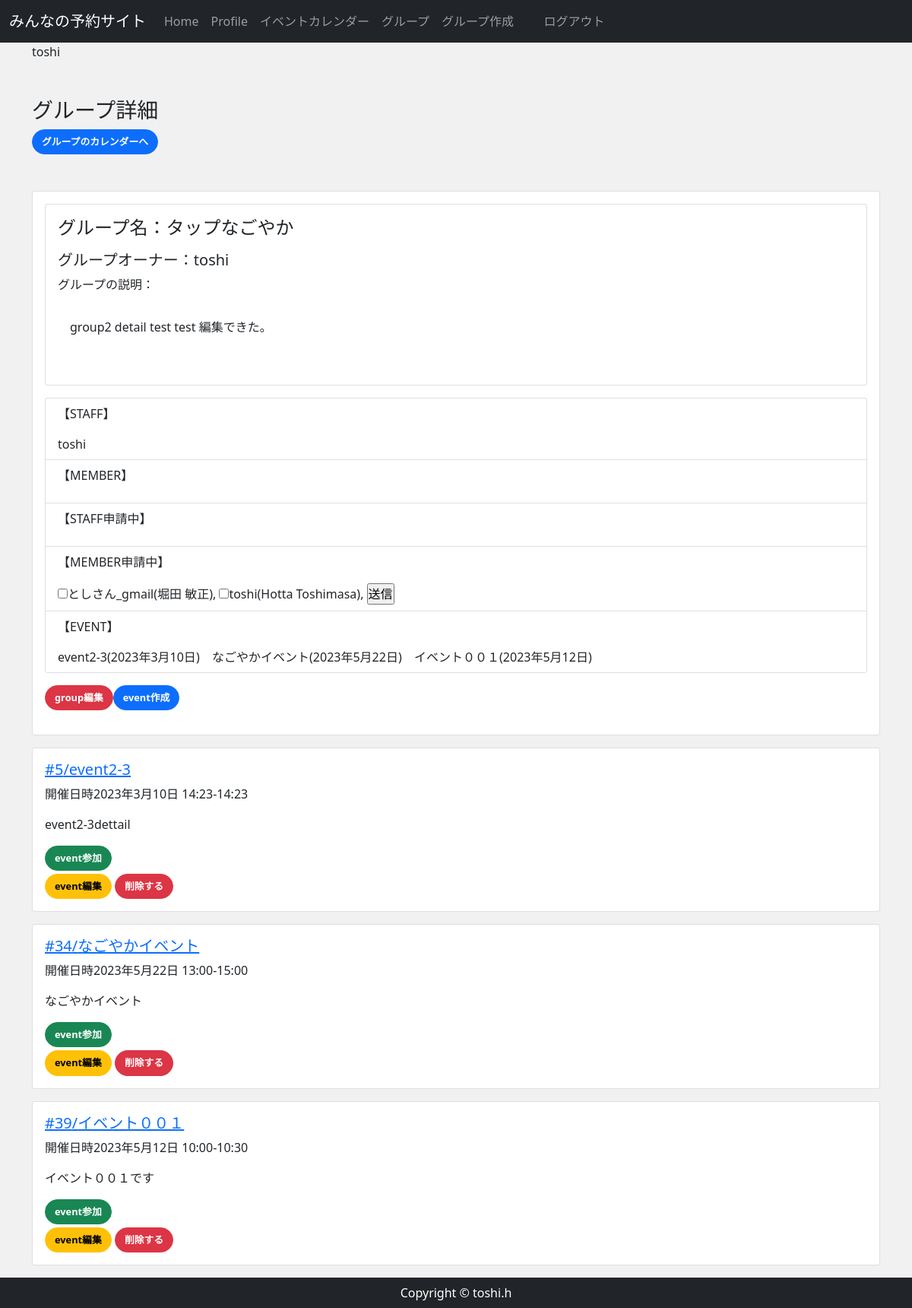
Screenshot of /group_detail/2/ (signed in) with the database file from the repository.
### accounts/models.py (models this page shows, shortened)
class CustomUser(AbstractBaseUser, PermissionsMixin):
    email = models.EmailField(
        verbose_name='email',
        max_length=255,
        unique=True,
        )
    first_name = models.CharField('名', max_length=150)
    last_name = models.CharField('姓', max_length=150)
    nickname = models.CharField('ニックネーム', max_length=150,  null=True, blank=True)
    active = models.BooleanField(default=True)
    staff = models.BooleanField(default=False) #staffかどうか
    admin = models.BooleanField(default=False)
    objects = UserManager()
    EMAIL_FIELD = 'email'
    USERNAME_FIELD = 'email'
    REQUIRED_FIELDS = []
    @property
    def is_active(self):
        return self.active
    class Meta(AbstractBaseUser.Meta):
        db_table = 'custom_user'

### reservation/models.py (models this page shows, shortened)
class Group(models.Model):
    group_name = models.CharField(max_length=150)
    group_detail = models.TextField()
    group_owner = models.ForeignKey(
        CustomUser,
        unique=False,
        db_index=True,
        related_name='owner',
        on_delete=models.CASCADE
    )

class ApplyingMember(models.Model):
    member = models.ForeignKey(CustomUser, on_delete=models.CASCADE, )
    group = models.ForeignKey(Group, on_delete=models.CASCADE,)
    applying = models.BooleanField(default=False)
    class Meta:
        constraints = [
            models.UniqueConstraint(
                fields=["member", "group"],
                name = "appliyng_member_unique"
            ),
        ]

class Event(models.Model):
    event_title = models.CharField(max_length=150)
    event_detail = models.TextField()
    group = models.ForeignKey(Group,  on_delete=models.CASCADE, related_name="group_event")
    event_date = models.DateField()
    start_time = models.TimeField()
    end_time = models.TimeField()

### reservation/views.py (the view, shortened to what this page needs)
# urls.py: path('group_detail/<int:pk>/',views.GroupDetailView.as_view(), name="group_detail"), #グループ詳細
class GroupDetailView(LoginRequiredMixin,DetailView):
    model=Group
    template_name = 'reservation/group_detail.html'
    def get(self, request, *args, **kwargs):
        group_data = Group.objects.get(id=self.kwargs['pk'])
        event_data = Event.objects.filter(group=group_data)
        member_data = ApprovedMember.objects.filter( #memberデータ取得
            group = group_data, approved = True)
        staff_data = ApprovedStaff.objects.filter( #staffデータ取得
            group = group_data, approved = True)
        applying_staffs=ApplyingStaff.objects.filter(group=group_data, applying=True)
        applying_members=ApplyingMember.objects.filter(group=group_data, applying=True)
        member_names = {m_data.member for m_data in member_data}
        staff_names = {s_data.staff for s_data in staff_data}
        """グループ加入の承認済みデータのリストに名前があり、かつapprovedでないと別ページにリダイレクトされる"""
        is_group_staff = self.request.user in staff_names
        is_group_member = self.request.user in member_names
        join_event_list=[]
        join_event=Join.objects.filter(join_name=self.request.user, join=True)
        for j_ev in join_event:
            join_event_list.append(j_ev.join_event.pk)
        ctx={
                'group_data':group_data,
                'member_data':member_data,
                'member_names':member_names,
                'staff_names':staff_names,
                'event_data':event_data,
                'is_group_staff':is_group_staff,
                'is_group_member':is_group_member,
                'applying_staffs':applying_staffs,
                'applying_members':applying_members,
                'join_event_list': join_event_list,
            }
        if (request.user in staff_names) or  (request.user in member_names):
            return render(request, 'reservation/group_detail.html', ctx)
        else:
            return HttpResponse('<h1>%sさんは%sの詳細は見られません</h1>' % (request.user.nickname, group_data.group_name ))

### reservation/templates/reservation/group_detail.html (shortened to what this page needs)
{% extends 'reservation/base.html' %}
{% block content %}
    <div class="my-5">
        <h3>グループ詳細</h3>
        <p><a class='btn btn-primary' href="{% url 'group_detail_cal' group_data.pk %}">グループのカレンダーへ</a></p>
    </div>
    <div class="card mb-3 col-lg-auto" style="">
        <div class="card-body">
            <div class="card mb-3 col-lg-auto" style="">
                <div class="card-body">
                    <h4 class="card-title mb-3"><div hidden>#{{ group_data.pk }}</div>グループ名：{{ group_data.group_name }}</h4>
                    <h5>グループオーナー：{{ group_data.group_owner.nickname }}</h5>
                    <p>グループの説明：</p>
                    <div class="card-body mb-3 col-lg-auto">
                        <p class="card-text mb-3">{{ group_data.group_detail }}</p>
                    </div>
                </div>
            </div>
                    <ul class="list-group listgroup-flush mb-3">
                        <li class="list-group-item">
                        <p>【STAFF】</p>
                            {% for s_name in staff_names %}
                            {{s_name.nickname}} &ensp;
                            {% endfor %}
                        </li>
                        <li class="list-group-item">
                        <p>【MEMBER】</p>
                        </li>
                        {% if is_group_staff %}
                        <li class="list-group-item">
                        <p>【STAFF申請中】</p>
                        </li>
                        <li class="list-group-item">
                        <p>【MEMBER申請中】</p>
                        <form action="" method="POST">
                            {% for applying_m in applying_members %}
                            <label><input type="checkbox" name="applying_member" value="{{ applying_m.pk }}">{{ applying_m.member.nickname }}({{ applying_m.member.last_name }} {{ applying_m.member.first_name }})</label>,
                            {% endfor %}
                            {% if group_data.applyingmember_set.all %}
                                <input type="submit" value="送信">
                            {% endif %}
                        </form>
                        </li>
                        {% endif %}
                        <li class="list-group-item">
                        <p>【EVENT】</p>
                            {% for event in event_data %}
                            {{ event.event_title }}({{ event.event_date }})
                             &ensp;
                            {% endfor %}
                        </li>
                    </ul>
                    {% if is_group_staff %}
                        <a href="{% url 'group_edit' group_data.pk  %} " class="btn btn-danger mb-3">group編集</a><a href="{% url 'event_new' group_data.pk  %} " class="btn btn-primary mb-3">event作成</a>
                    {% endif %}
        </div>
    </div>
    {% for event in event_data %}
             <div class="card mb-3 col-lg-auto">
                <div class="card-body">
                    <h5 class="card-title"><a href="{% url 'event_detail' event.pk %}"> #{{ event.pk }}/{{ event.event_title }}</a>
                    </h5>
                    <p>開催日時{{event.event_date}} {{ event.start_time }}-{{ event.end_time }}</p>
                    <p class="card-text">{{ event.event_detail|truncatechars:100 }}</p>
                    {% if not event.pk in join_event_list %}
                       <p class="my-1">
                        <a href="{% url 'event_join' event.pk  %} " class="btn btn-success">event参加</a>
                       </p>
                    {% endif %}
                    {% if is_group_staff %}
                        <a href="{% url 'event_edit' event.pk  %} " class="btn btn-warning">event編集</a>
                        <a href="{% url 'event_delete' event.pk %}" class="btn btn-danger">削除する</a>
                    {% endif %}
                </div>
            </div>
        {% endfor %}
{% endblock %}

### reservation/templates/reservation/base.html (shortened to what this page needs)
{% load static %}
<!DOCTYPE html>
<html lang="ja">
<head>
    <link href="https://cdn.jsdelivr.net/npm/bootstrap@5.0.2/dist/css/bootstrap.min.css" rel="stylesheet">
    <link rel="stylesheet" href="{% static 'css/rsv_style.css' %}">
<nav class="navbar navbar-expand-lg bg-body-tertiary navbar-dark bg-dark" >
    <div class="container-fluid">
    <a class="navbar-brand" href="{% url 'home' %}">
    みんなの予約サイト
    </a>
    <div class="collapse navbar-collapse" id="navbarSupportedContent">
        <ul class="navbar-nav ml-auto">
        <li class="nav-item">
            <a class="nav-link" href="{% url 'home' %}">Home </a>
        </li>
        {% if user.is_authenticated %}
            <li class="nav-item">
                <a class="nav-link" href="{% url 'userprofile' user.pk %}">Profile</a>
            </li>
            <li class="nav-item">
                <a class="nav-link" href="{% url 'gp_event_cal' %}">イベントカレンダー </a>
            </li>
            <li class="nav-item">
                <a class="nav-link" href="{% url 'group' %}">グループ </a>
            </li>
            <li class="nav-item">
                <a class="nav-link" href="{% url 'group_new' %}">グループ作成 </a>
            </li>
            <li>
            <p>\t\t</p>
            </li>
            <li class="nav-item">
                <a class="nav-link" href="{% url 'account_logout' %}">ログアウト </a>
            </li>
        {% endif %}
        </ul>
    </div>
    </nav>
    <main>
        <div class="container">
            <p >{{user.nickname}}</p>
            {% block content %}
            {% endblock %}
        </div>
    </main>
    <footer class="py-2 bg-dark">
        <p class="m-0 text-center text-white">Copyright &copy; toshi.h</p>
    </footer>
</body>
</html>

### reservation/static/css/rsv_style.css (style rules this page uses)
* { margin: 0; padding: 0; box-sizing: border-box; }
main { flex: 1; }
.btn { font-size: 80%; border-radius: 5rem; font-weight: bold; }

### rows the page displays
CustomUser: nickname "toshi"
Group: group_name "タップなごやか", group_owner.nickname "toshi", group_detail "group2 detail test test 編集できた。"
ApplyingMember: member.nickname "としさん_gmail", member.last_name "堀田", member.first_name "敏正"
ApplyingMember: member.nickname "toshi", member.last_name "Hotta", member.first_name "Toshimasa"
Event: event_title "event2-3", event_date "2023年3月10日", pk "5", start_time "14:23", end_time "14:23", event_detail "event2-3dettail", shows "event参加"
Event: event_title "なごやかイベント", event_date "2023年5月22日", pk "34", start_time "13:00", end_time "15:00", event_detail "なごやかイベント", shows "event参加"
Event: event_title "イベント００１", event_date "2023年5月12日", pk "39", start_time "10:00", end_time "10:30", event_detail "イベント００１です", shows "event参加"
